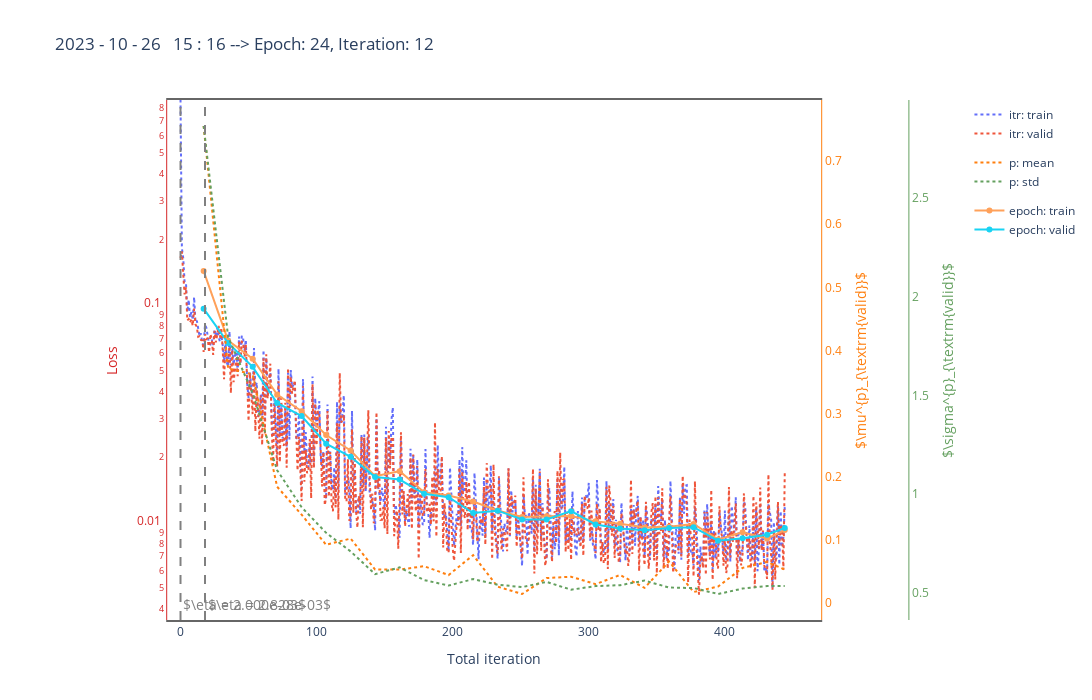

Notebook cell for this chart:
### Code cell
tag = '/hpcfs/cepc/higgs/frank/GNN/ds/output_tag/summaries_0.csv'
rec = '/hpcfs/cepc/higgs/frank/GNN/ds/output_rec/summaries_0.csv'

# tar = tag
tar = rec

# df, t = update_csv('/lustre/collider/zhangyulei/DeepLearning/Tracking/workspace/output.rec.momentum/summaries_0.csv')
df, t = update_csv('/lustre/collider/zhangyulei/DeepLearning/Tracking/workspace/output.rec.momentum.beta0.1/summaries_0.csv')
# fig = visual_link(df, t)
fig = visual_momentum(df, t)
fig.show()
#
# while True:
#     df, t = update_csv(tar)
#     fig = update_fig(df, t)
#     time.sleep(120)
#     clear_output(wait=False)
#     fig.show()

### Figure 1 — Plotly figure (JSON) as saved in the notebook; plotly's stock layout.template omitted (floating-point values rounded to 4 significant figures; data arrays with more than 128 entries replaced by an {"elided": "..."} marker saying what was removed)
{"data": [{"legendgroup": "Itr Loss", "line": {"dash": "dot"}, "mode": "lines", "name": "itr: train", "x": {"elided": "445 int values"}, "y": {"elided": "445 float values"}, "type": "scatter"}, {"legendgroup": "Itr Loss", "line": {"dash": "dot"}, "mode": "lines", "name": "itr: valid", "x": {"elided": "445 int values"}, "y": {"elided": "445 float values"}, "type": "scatter"}, {"legendgroup": "Edge Label", "line": {"color": "#ff7f0e", "dash": "dot"}, "mode": "lines", "name": "p: mean", "x": [17, 35, 53, 71, 89, 107, 125, 143, 161, 179, 197, 215, 233, 251, 269, 287, 305, 323, 341, 359, 377, 395, 413, 431, 444], "y": [0.7557, 0.3715, 0.3624, 0.1844, 0.1401, 0.09235, 0.1023, 0.05314, 0.05311, 0.05852, 0.04451, 0.07598, 0.02618, 0.01447, 0.03968, 0.04182, 0.03012, 0.04458, 0.02427, 0.06594, 0.01757, 0.02627, 0.05581, 0.0653, 0.0532], "yaxis": "y2", "type": "scatter"}, {"legendgroup": "Edge Label", "line": {"color": "#64a05f", "dash": "dot"}, "mode": "lines", "name": "p: std", "x": [17, 35, 53, 71, 89, 107, 125, 143, 161, 179, 197, 215, 233, 251, 269, 287, 305, 323, 341, 359, 377, 395, 413, 431, 444], "y": [2.863, 1.795, 1.512, 1.122, 0.9344, 0.8046, 0.7106, 0.5958, 0.6298, 0.5658, 0.538, 0.5706, 0.5424, 0.53, 0.5564, 0.517, 0.5352, 0.5398, 0.5628, 0.528, 0.5254, 0.4952, 0.5225, 0.5356, 0.5361], "yaxis": "y3", "type": "scatter"}, {"legendgroup": "Epoch Loss", "mode": "lines+markers", "name": "epoch: train", "x": [17, 35, 53, 71, 89, 107, 125, 143, 161, 179, 197, 215, 233, 251, 269, 287, 305, 323, 341, 359, 377, 395, 413, 431, 444], "y": [0.1431, 0.06855, 0.05665, 0.03872, 0.03247, 0.02524, 0.02145, 0.01634, 0.01723, 0.0138, 0.01331, 0.0125, 0.01136, 0.01062, 0.01069, 0.01071, 0.01013, 0.00987, 0.009491, 0.009574, 0.009855, 0.008369, 0.009028, 0.008439, 0.009238], "type": "scatter"}, {"legendgroup": "Epoch Loss", "mode": "lines+markers", "name": "epoch: valid", "x": [17, 35, 53, 71, 89, 107, 125, 143, 161, 179, 197, 215, 233, 251, 269, 287, 305, 323, 341, 359, 377, 395, 413, 431, 444], "y": [0.09609, 0.06687, 0.05194, 0.03546, 0.03089, 0.02305, 0.02005, 0.0162, 0.01577, 0.01357, 0.01309, 0.01107, 0.01135, 0.01033, 0.01034, 0.01129, 0.009803, 0.009403, 0.009218, 0.009437, 0.00953, 0.008259, 0.008471, 0.008802, 0.009453], "type": "scatter"}], "layout": {"shapes": [{"line": {"color": "grey", "dash": "dash", "width": 2}, "type": "line", "x0": 0, "x1": 0, "xref": "x", "y0": 0, "y1": 1, "yref": "y domain"}, {"line": {"color": "grey", "dash": "dash", "width": 2}, "type": "line", "x0": 18, "x1": 18, "xref": "x", "y0": 0, "y1": 1, "yref": "y domain"}], "annotations": [{"font": {"color": "grey", "size": 14}, "showarrow": false, "text": "$\\eta = 2.000e-03$", "x": 0.5, "xanchor": "left", "y": -2.377}, {"font": {"color": "grey", "size": 14}, "showarrow": false, "text": "$\\eta = 2.828e-03$", "x": 18.5, "xanchor": "left", "y": -2.377}], "xaxis": {"title": {"text": "Total iteration"}, "showgrid": false, "mirror": true, "showline": true, "zeroline": false, "linewidth": 2, "linecolor": "#666666", "gridcolor": "#d9d9d9", "domain": [0.1, 0.85]}, "yaxis": {"title": {"text": "Loss", "font": {"color": "#d62728"}}, "tickfont": {"color": "#d62728"}, "showgrid": false, "linecolor": "#d62728", "gridcolor": "#d9d9d9", "zeroline": false, "type": "log", "range": [-2.447, -0.05864]}, "yaxis2": {"title": {"text": "$\\mu^{p}_{\\textrm{valid}}$", "font": {"color": "#ff7f0e"}}, "tickfont": {"color": "#ff7f0e"}, "anchor": "x", "overlaying": "y", "side": "right", "showgrid": false, "linecolor": "#ff7f0e", "gridcolor": "#d9d9d9", "zeroline": false}, "yaxis3": {"title": {"text": "$\\sigma^{p}_{\\textrm{valid}}$", "font": {"color": "#64a05f"}}, "tickfont": {"color": "#64a05f"}, "anchor": "free", "overlaying": "y", "side": "right", "position": 0.95, "showgrid": false, "linecolor": "#64a05f", "gridcolor": "#d9d9d9", "zeroline": false}, "title": {"text": "2023 - 10 - 26   15 : 16 --> Epoch: 24, Iteration: 12"}, "width": 1200, "height": 700, "paper_bgcolor": "rgba(0,0,0,0)", "plot_bgcolor": "rgba(0,0,0,0)"}}
